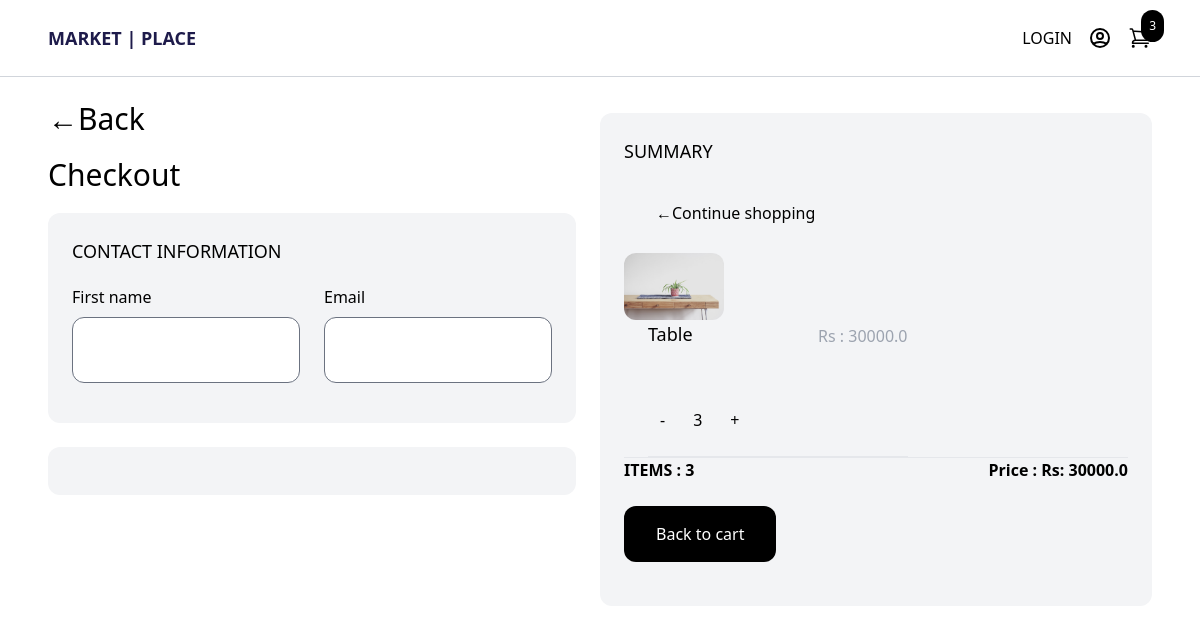
/checkout/ (signed in), run on an earlier commit of the app's database.
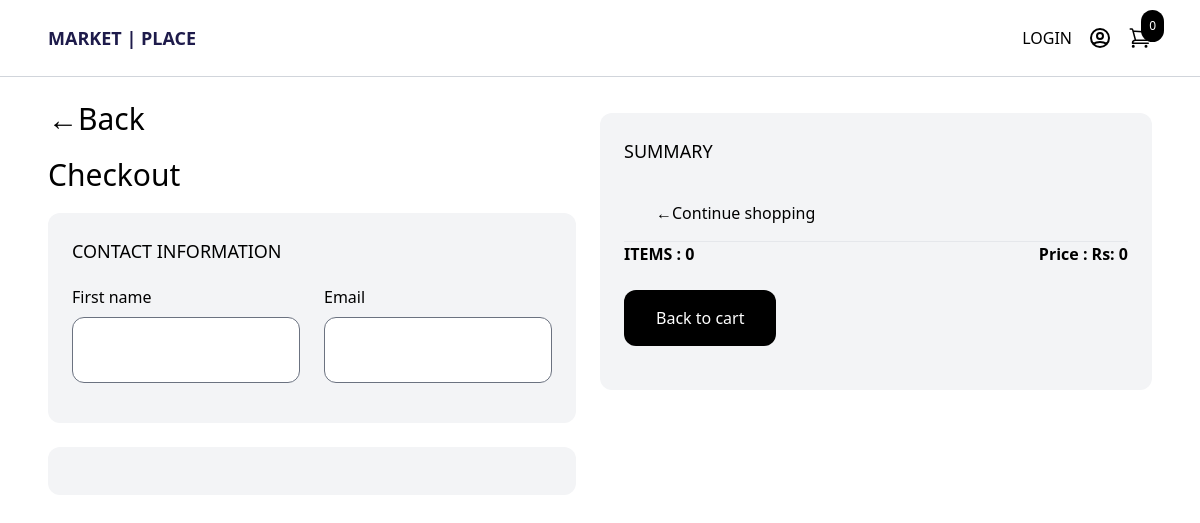
And on a later commit of the database.
### store/models.py (models this page shows, shortened)
class OrderItem(models.Model):
    product = models.ForeignKey(Product, on_delete=models.SET_NULL, blank=True, null=True)
    order = models.ForeignKey(Order, on_delete=models.SET_NULL, blank=True, null=True)
    quantity = models.IntegerField(default=0, null=True, blank=True)
    date_added = models.DateTimeField(auto_now_add=True)
    @property
    def get_total(self):
        total = self.product.price * self.quantity
        return total

class Product(models.Model):
    name = models.CharField(max_length=255, null=True)
    price = models.FloatField()
    digital = models.BooleanField(default=False, null=True, blank=True)
    image = models.ImageField(blank=True, null=True)

class Order(models.Model):
    customer = models.ForeignKey(Customer, on_delete=models.SET_NULL, blank=True, null=True)
    date_ordered = models.DateTimeField(auto_now_add=True)
    complete = models.BooleanField(default=False, null=True, blank=False)
    transaction_id = models.CharField(max_length=255, null=True)
    @property
    def shipping(self):
        shipping = False
        orderitems = self.orderitem_set.all()
        for i in orderitems:
            if i.product.digital == False:
                shipping = True
        return shipping
    @property
    def get_cart_total(self):
        orderitems = self.orderitem_set.all()
        total = sum([item.get_total for item in orderitems])
        return total
    @property
    def get_cart_items(self):
        orderitems = self.orderitem_set.all()
        total = sum([item.quantity for item in orderitems])
        return total

### store/views.py (the view)
# urls.py: path('checkout/',views.check_out, name="check_out"),
def check_out(request):
    if request.user.is_authenticated:
        customer = request.user.customer
        order, created = Order.objects.get_or_create(customer=customer, complete=False)
        items = order.orderitem_set.all()
        cartItems = order.get_cart_items
    else:
        items = []
        order = {'get_cart_total':0, 'get_cart_items':0, 'shipping': False}
        cartItems = order['get_cart_items']
    context = {'items': items, 'order': order, 'cartItems':cartItems}
    return render(request, 'store/check-out.html', context)

### store/templates/store/check-out.html (shortened to what this page needs)
{% extends 'store/main.html' %}
{% block content %}
<div class="max-w-6xl mx-auto flex flex-wrap items-start py-6 px-6 xl:px-0">
    <div class="products w-full lg:w-2/4 pr-6">
        <a href="{% url 'cart' %}"> <h1 class="mb-5 text-3xl"> &#x2190;Back</h1> </a>
        <h1 class="mb-5 text-3xl">Checkout</h1>
     <form id="form">
        <div class="w-full md:pr-6 mb-6 p-6 bg-gray-100 rounded-xl">
            <h2 class="mb-5 uppercase text-lg">contact information</h2>
            <div class="flex space-x-6">
                <div class="w-1/2 mb-4">
                    <label class="inline-block mb-2">First name</label>
                    <input name="name" type="text" class="w-full p-5 rounded-xl"  >
                </div>
                <div class="w-1/2 mb-4">
                    <label class="inline-block mb-2">Email</label>
                    <input name="email" type="email" class="w-full p-5 rounded-xl">
                </div>
            </div>
        </div>
        <div class="mb-6 p-6 bg-gray-100 rounded-xl"  id="shipping-info">
        </div>
     </form>
    </div>
    <div class="summary w-full lg:w-2/4 p-6 bg-gray-100 rounded-xl mt-3 lg:ml-auto">
        <h2 class="uppercase text-lg mb-5">Summary</h2>
        <a href="{% url 'store' %}" class="inline-block px-8 py-4 rounded-xl  text-black">
            &#x2190;Continue shopping
        </a>
        {% for item in items %}
   <div class="products w-full lg:w-3/4">
    <a href="#" class="w-1/4">
        <img class="hover:shadow-lg rounded-xl mt-3 " src="{{ item.product.image.url }}" width="100px"></img>
    </a>
    <div class="w-3/4 pl-6">
        <div class="flex justify-between">
            <a href="#" class="text-lg"> {{ item.product.name }} </a>
            <span class="mb-6 pt-1 text-gray-400">Rs : {{ item.get_total }}</span>
        </div>
        <div class="quantity mt-6 flex items-center space-x-4 mb-3 ">
            <a class="p-3 bg-gray-100 update-cart" data-product="{{item.product.id}}" data-action="remove">-</a>
            <span>{{ item.quantity }}</span>
            <a class="p-3 bg-gray-100 update-cart" data-product="{{item.product.id}}" data-action="add" >+</a>
        </div>
        <hr>
    </div>
</div>
   {% endfor %}
   <hr>
        <div class="mb-6 flex justify-between">
            <span class="font-semibold">ITEMS : {{ order.get_cart_items }}</span>
            <span class="font-semibold">Price : Rs: {{ order.get_cart_total }}</span>
        </div>
        <a href="{% url 'cart' %}"  class="inline-block px-8 py-4 mb-5 rounded-xl bg-black hover:bg-gray-700 text-white"> Back to cart </a>
    </div>
</div>
{% endblock %}

What changed in the data, as far as the page shows it:
removed OrderItem: product.image (picture), product.name "Table", get_total "30000.0", quantity "3"
no longer on this page (row edited): Order: get_cart_items "3", get_cart_total "30000.0"
added Order: get_cart_items "0", get_cart_total "0"
Also different on the page:
{{ cartItems }}: "3" → "0"
